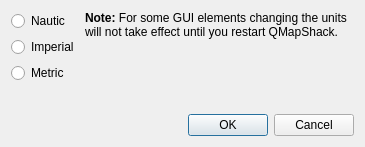
<?xml version="1.0" encoding="UTF-8"?>
<ui version="4.0">
 <class>IUnitsSetup</class>
 <widget class="QDialog" name="IUnitsSetup">
  <property name="geometry">
   <rect>
    <x>0</x>
    <y>0</y>
    <width>365</width>
    <height>147</height>
   </rect>
  </property>
  <property name="windowTitle">
   <string>Setup units...</string>
  </property>
  <layout class="QVBoxLayout" name="verticalLayout">
   <item>
    <layout class="QHBoxLayout" name="horizontalLayout">
     <item>
      <layout class="QVBoxLayout" name="verticalLayout_2">
       <item>
        <widget class="QRadioButton" name="radioNautic">
         <property name="text">
          <string>Nautic</string>
         </property>
        </widget>
       </item>
       <item>
        <widget class="QRadioButton" name="radioImperial">
         <property name="text">
          <string>Imperial</string>
         </property>
        </widget>
       </item>
       <item>
        <widget class="QRadioButton" name="radioMetric">
         <property name="text">
          <string>Metric</string>
         </property>
        </widget>
       </item>
      </layout>
     </item>
     <item>
      <widget class="QLabel" name="label">
       <property name="sizePolicy">
        <sizepolicy hsizetype="MinimumExpanding" vsizetype="Preferred">
         <horstretch>0</horstretch>
         <verstretch>0</verstretch>
        </sizepolicy>
       </property>
       <property name="text">
        <string>&lt;b&gt;Note:&lt;/b&gt; For some GUI elements changing the units will not take effect until you restart QMapShack.</string>
       </property>
       <property name="alignment">
        <set>Qt::AlignLeading|Qt::AlignLeft|Qt::AlignTop</set>
       </property>
       <property name="wordWrap">
        <bool>true</bool>
       </property>
      </widget>
     </item>
    </layout>
   </item>
   <item>
    <spacer name="verticalSpacer">
     <property name="orientation">
      <enum>Qt::Vertical</enum>
     </property>
     <property name="sizeHint" stdset="0">
      <size>
       <width>20</width>
       <height>7</height>
      </size>
     </property>
    </spacer>
   </item>
   <item>
    <widget class="QDialogButtonBox" name="buttonBox">
     <property name="orientation">
      <enum>Qt::Horizontal</enum>
     </property>
     <property name="standardButtons">
      <set>QDialogButtonBox::Cancel|QDialogButtonBox::Ok</set>
     </property>
    </widget>
   </item>
  </layout>
 </widget>
 <resources/>
 <connections>
  <connection>
   <sender>buttonBox</sender>
   <signal>accepted()</signal>
   <receiver>IUnitsSetup</receiver>
   <slot>accept()</slot>
   <hints>
    <hint type="sourcelabel">
     <x>248</x>
     <y>254</y>
    </hint>
    <hint type="destinationlabel">
     <x>157</x>
     <y>274</y>
    </hint>
   </hints>
  </connection>
  <connection>
   <sender>buttonBox</sender>
   <signal>rejected()</signal>
   <receiver>IUnitsSetup</receiver>
   <slot>reject()</slot>
   <hints>
    <hint type="sourcelabel">
     <x>316</x>
     <y>260</y>
    </hint>
    <hint type="destinationlabel">
     <x>286</x>
     <y>274</y>
    </hint>
   </hints>
  </connection>
 </connections>
</ui>
